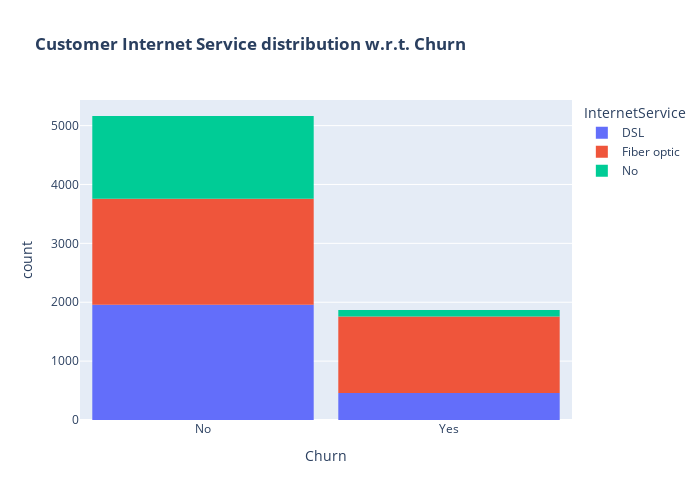

Here is the notebook cell this chart was saved with:
### Markdown cell above
#### 2.3 Mối quan hệ giữa dịch vụ mạng (Internet Service) và tỉ lệ rời bỏ

### Code cell
fig = px.histogram(data, x="Churn", color="InternetService", title="<b>Customer Internet Service distribution w.r.t. Churn</b>")
fig.update_layout(width=700, height=500, bargap=0.1)
fig.show()

### Figure 1 — Plotly figure (JSON) as saved in the notebook; plotly's stock layout.template omitted (floating-point values rounded to 4 significant figures; data arrays with more than 128 entries replaced by an {"elided": "..."} marker saying what was removed)
{"data": [{"bingroup": "x", "hovertemplate": "InternetService=DSL<br>Churn=%{x}<br>count=%{y}<extra></extra>", "legendgroup": "DSL", "marker": {"color": "#636efa", "pattern": {"shape": ""}}, "name": "DSL", "orientation": "v", "showlegend": true, "type": "histogram", "x": {"elided": "2416 str values"}, "xaxis": "x", "yaxis": "y"}, {"bingroup": "x", "hovertemplate": "InternetService=Fiber optic<br>Churn=%{x}<br>count=%{y}<extra></extra>", "legendgroup": "Fiber optic", "marker": {"color": "#EF553B", "pattern": {"shape": ""}}, "name": "Fiber optic", "orientation": "v", "showlegend": true, "type": "histogram", "x": {"elided": "3096 str values"}, "xaxis": "x", "yaxis": "y"}, {"bingroup": "x", "hovertemplate": "InternetService=No<br>Churn=%{x}<br>count=%{y}<extra></extra>", "legendgroup": "No", "marker": {"color": "#00cc96", "pattern": {"shape": ""}}, "name": "No", "orientation": "v", "showlegend": true, "type": "histogram", "x": {"elided": "1520 str values"}, "xaxis": "x", "yaxis": "y"}], "layout": {"bargap": 0.1, "barmode": "relative", "height": 500, "legend": {"title": {"text": "InternetService"}, "tracegroupgap": 0}, "title": {"text": "<b>Customer Internet Service distribution w.r.t. Churn</b>"}, "width": 700, "xaxis": {"anchor": "y", "domain": [0, 1], "title": {"text": "Churn"}}, "yaxis": {"anchor": "x", "domain": [0, 1], "title": {"text": "count"}}}}
